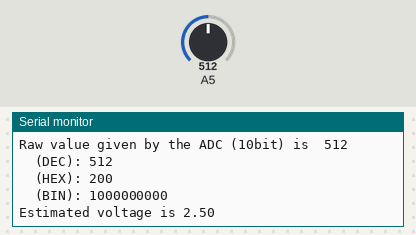
Recording of a sketch running on a simulated Arduino Uno, built with avr-gcc and run on an emulated ATmega328P. Shown: the last lines printed to the serial monitor. The inputs (shaded band) are chosen by the test bench; at power-on: A5 = 512.

Above: at 5.9 s.
6.0 s: A5 set to 716
At 11.7 s:
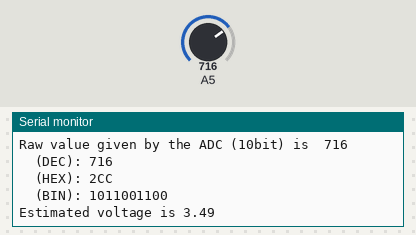
16.8 s: A5 set to 511
At 20.9 s:
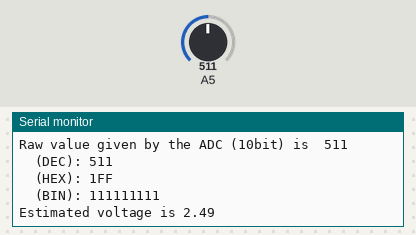
26.9 s: A5 set to 122
At 31.1 s:
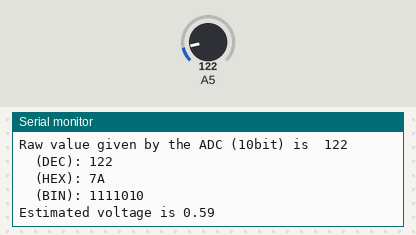
Timing chart, 0 to 32.6 s (numbered marks = the images above; inputs shaded):
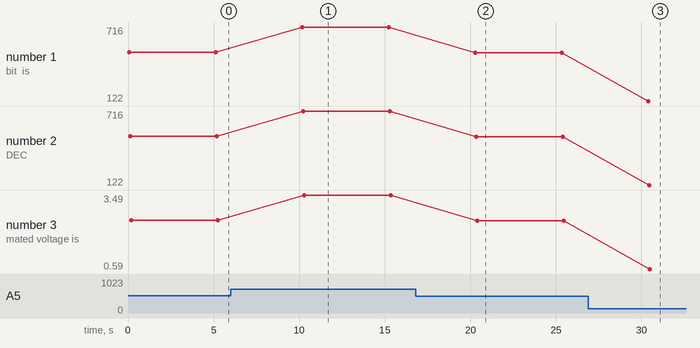

The sketch:

print-adc.ino
```cpp
void setup() {
  Serial.begin(9600); //Uruchomienie komunikacji
  Serial.println("Below are the information regarding current voltage read on the potentiometer.");

}

void loop() {
  int read_value  = analogRead(A5);
  Serial.print("Raw value given by the ADC (10bit) is  ");
  Serial.print(read_value, DEC);
  Serial.println("");
  Serial.print("\t(DEC): ");
  Serial.print(read_value, DEC);
  Serial.println("");
  Serial.print("\t(HEX): ");
  Serial.print(read_value, HEX);
  Serial.println("");
  Serial.print("\t(BIN): ");
  Serial.print(read_value, BIN);
  Serial.println("");
  float voltage = map(read_value, 0, 1023, 0, 500) / 100.0;
  Serial.print("Estimated voltage is ");
  Serial.print(voltage);
  Serial.println("");

  delay(5000);
}
```

Measured:
- after the input at 6.0 s, the serial monitor: prints a new line after 4.2 s (image 1)
- after the input at 16.8 s, the serial monitor: prints a new line after 3.5 s (image 2)
- after the input at 26.9 s, the serial monitor: prints a new line after 3.5 s (image 3)
- plotted number 1: 512 → 716 after the input at 6.0 s, 716 → 511 after the input at 16.8 s, 511 → 122 after the input at 26.9 s
- plotted number 2: 512 → 716 after the input at 6.0 s, 716 → 511 after the input at 16.8 s, 511 → 122 after the input at 26.9 s
- plotted number 3: 2.5 → 3.49 after the input at 6.0 s, 3.49 → 2.49 after the input at 16.8 s, 2.49 → 0.59 after the input at 26.9 s
